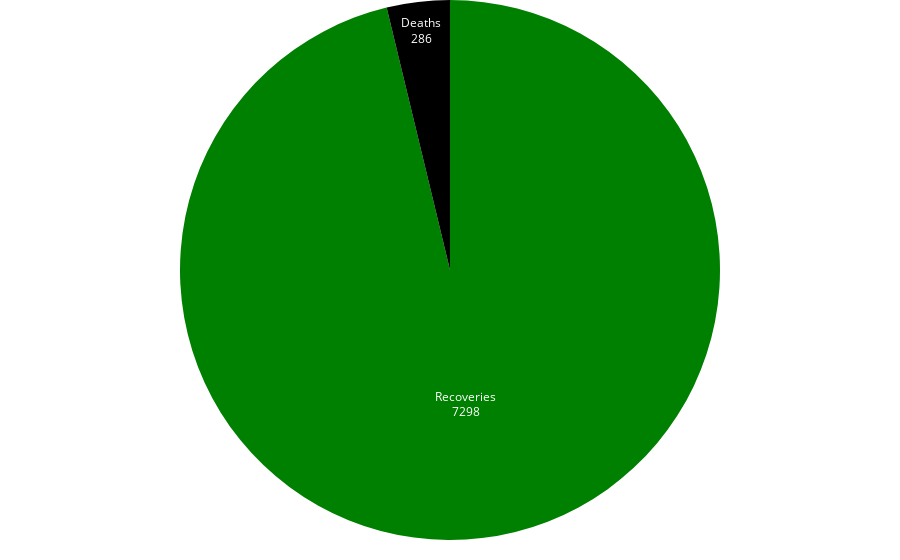

The notebook cell this image was saved under:
### Code cell
create_pie_chart(recovered_deaths_totals, 'total', 'variable', 'tot_recovered_deaths.html', 
                 ['green','black'])

### Figure 1 — Plotly figure (JSON) as saved in the notebook; plotly's stock layout.template omitted (floating-point values rounded to 4 significant figures)
{"data": [{"domain": {"x": [0, 1], "y": [0, 1]}, "hoverinfo": "label+percent", "hovertemplate": "%{label}<br>%{value}", "labels": ["Deaths", "Recoveries"], "legendgroup": "", "name": "", "showlegend": true, "textinfo": "value+label", "textposition": "inside", "type": "pie", "values": [286, 7298]}], "layout": {"legend": {"tracegroupgap": 0, "x": 0, "y": 1}, "margin": {"b": 20, "l": 0, "r": 0, "t": 0}, "piecolorway": ["green", "black"], "showlegend": false}}
